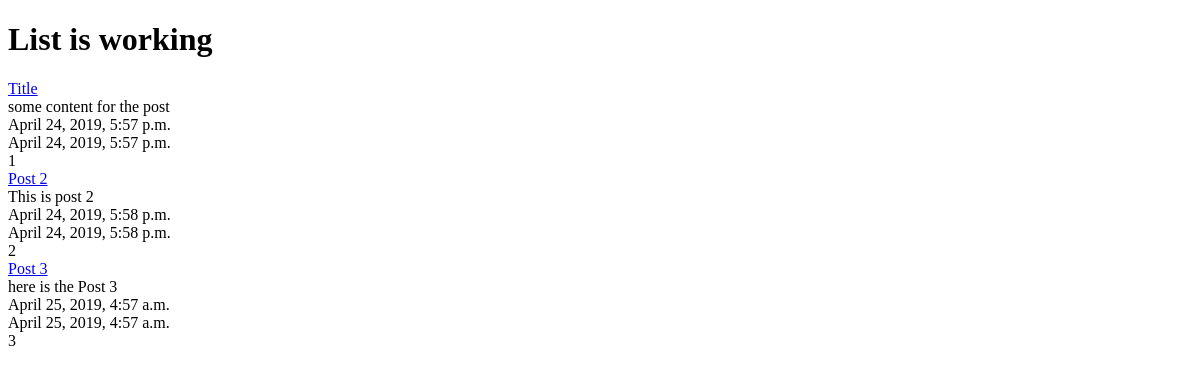
/posts/, run on an earlier commit of the app's database.
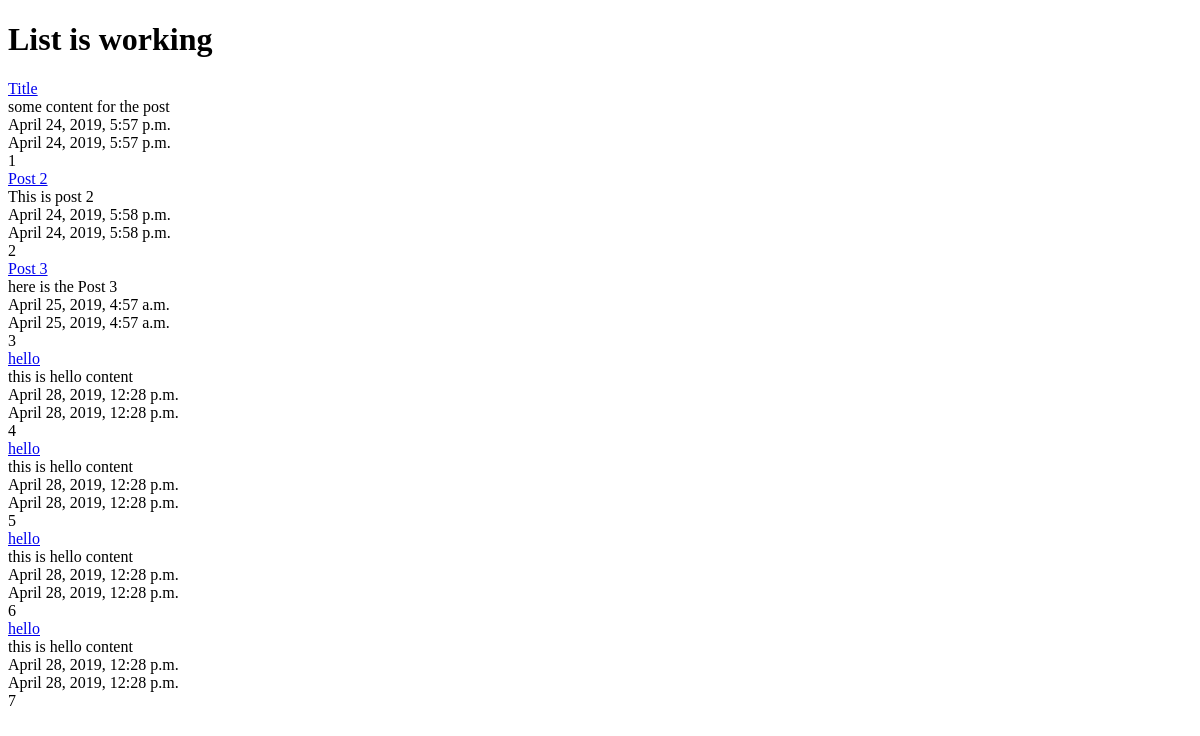
And on a later commit of the database.
### posts/models.py (models this page shows, shortened)
class Post(models.Model):
    title = models.CharField(max_length=120)
    content = models.TextField()
    updated = models.DateTimeField(auto_now=True,auto_now_add=False)
    timestamp = models.DateTimeField(auto_now=False,auto_now_add=True)
    def get_absolute_url(self):
        return reverse("detail", kwargs={"id": self.id})

### posts/views.py (the view)
# urls.py: path('', post_view.post_list),
def post_list(request):
    queryset = Post.objects.all()
    context = {
        "object_list" : queryset,
        "title": "List"
    }
    return render(request, "index.html", context)

### templates/index.html (shortened to what this page needs)
<!Doctype html>
<html>
    <head></head>
    <body>
        <h1>{{ title }} is working</h1>
        {% for obj in object_list %}
            <a href='{{ obj.get_absolute_url }}'>{{ obj.title }}</a> </br>
            {{ obj.content }} </br>
            {{ obj.updated }} </br>
            {{ obj.timestamp }} </br>
            {{ obj.id }} </br>
        {% endfor %}
    </body>
</html>

What changed in the data, as far as the page shows it:
added Post: title "hello", content "this is hello content", updated "April 28, 2019, 12:28 p.m.", timestamp "April 28, 2019, 12:28 p.m.", id "4"
added Post: title "hello", content "this is hello content", updated "April 28, 2019, 12:28 p.m.", timestamp "April 28, 2019, 12:28 p.m.", id "5"
added Post: title "hello", content "this is hello content", updated "April 28, 2019, 12:28 p.m.", timestamp "April 28, 2019, 12:28 p.m.", id "6"
added Post: title "hello", content "this is hello content", updated "April 28, 2019, 12:28 p.m.", timestamp "April 28, 2019, 12:28 p.m.", id "7"
